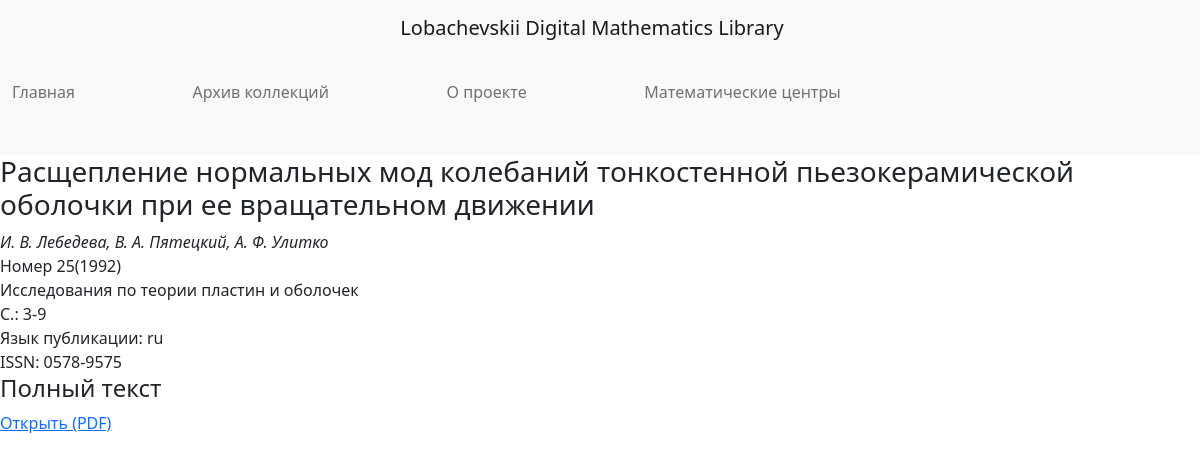
/1/, run on the app's committed database.
### articles/models.py (models this page shows, shortened)
class Article(models.Model):
    article_name = models.TextField('Название статьи')
    article_author = models.TextField('Авторы')
    article_collection = models.TextField('Коллекция')
    article_release = models.TextField('Выпуск')
    article_pages = models.TextField('Страницы')
    article_language = models.TextField('Язык')
    article_path = models.TextField('Путь к файлу', default="")
    article_keywords = models.JSONField('Ключевые слова', default=json.dumps({'0': []}))
    article_annotation = models.TextField('Аннотация', default=None)
    article_issn = models.TextField('ISSN', default=None)
    article_science = models.TextField('Научное направление', default=None)
    class Meta:
        verbose_name = 'Статья'
        verbose_name_plural = 'Статьи'

### articles/views.py (the view)
# urls.py: path('<int:article_id>/', views.article, name='article'),
def article(request, article_id):
    article = Article.objects.filter(id=article_id)[0]
    print(article.article_release)
    return render(request, 'articles/article.html', {'article': article})

### articles/templates/articles/article.html (shortened to what this page needs)
{% extends 'articles/base.html' %}
{% load static %}
{% block content %}
<div>
    <div>
        <h3 id="title">{{article.article_name}}</h3>
        <div id="authors">
            <i>{{article.article_author}}</i>
        </div>
        <div id="volume">
            {{article.article_release}}
        </div>
        <div>{{article.article_collection}}</div>
		        <div>{{article.article_pages}}</div>
        <div>Язык публикации: {{article.article_language}}</div>
            </div>
        {% if article.article_issn %}
            <div>
            {{ article.article_issn }}
            </div>
        {% endif %}
    <div>
        <h4>Полный текст</h4>
                    <div>
                <a href="{% static 'articles/pdf/' %}{{article.article_path}}" target="_blank" > Открыть (PDF)</a>            </div>
            </div>
    </div>
{% endblock %}

### articles/templates/articles/base.html (shortened to what this page needs)
<!DOCTYPE html>
<html lang="en">
<head>
    {% load static %}
    <link rel="stylesheet" href="{% static 'articles/css/main.css' %}">
    <link href="https://cdn.jsdelivr.net/npm/bootstrap@5.0.1/dist/css/bootstrap.min.css" rel="stylesheet">
</head>
<body>
<header>
    <nav class="navbar sticky-top navbar-light bg-light">
      <div class="container-fluid">
          <a class="navbar-brand" href="#" style="text-align: center; width: 100%; margin-bottom: 2%">
              Lobachevskii Digital Mathematics Library
          </a>
        <ul class="nav navbar-nav navbar-right" style="display: -webkit-inline-box; width: 100%; margin-bottom: 3%">
                        <li class="nav-item">
                <a href="/" class="nav-link">Главная</a></li>
                        <li class="nav-item">
                <a href="//lobachevskii-dml.ru/collections" class="nav-link">Архив коллекций</a></li>
                        <li class="nav-item">
                <a href="//lobachevskii-dml.ru/about" class="nav-link">О проекте</a></li>
                        <li class="nav-item">
                <a href="//lobachevskii-dml.ru/mathcenter" class="nav-link">Математические центры</a></li>
        </ul>
      </div>
    </nav>
</header>
{% block content %}
{% endblock %}
</body>
</html>

### articles/static/articles/css/main.css (style rules this page uses)
li { margin-right: 10% }

### data on the page
Article: article_name "Расщепление нормальных мод колебаний тонкостенной пьезокерамической оболочки при ее вращательном движении", article_author "И. В. Лебедева, В. А. Пятецкий, А. Ф. Улитко", article_release "Номер 25(1992)", article_collection "Исследования по теории пластин и оболочек", article_pages "С.: 3-9", article_language "ru", article_issn "ISSN: 0578-9575"
